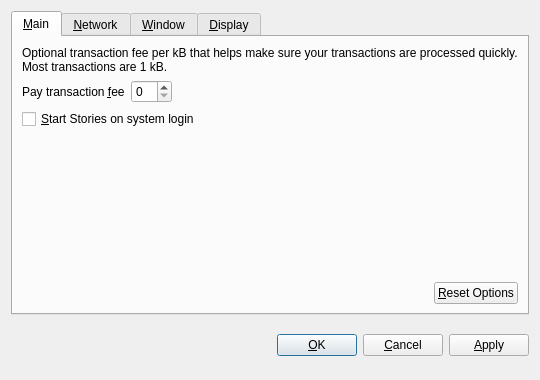
<?xml version="1.0" encoding="UTF-8"?>
<ui version="4.0">
 <class>OptionsDialog</class>
 <widget class="QDialog" name="OptionsDialog">
  <property name="geometry">
   <rect>
    <x>0</x>
    <y>0</y>
    <width>540</width>
    <height>380</height>
   </rect>
  </property>
  <property name="windowTitle">
   <string>Options</string>
  </property>
  <property name="modal">
   <bool>true</bool>
  </property>
  <layout class="QVBoxLayout" name="verticalLayout">
   <item>
    <widget class="QTabWidget" name="tabWidget">
     <property name="tabPosition">
      <enum>QTabWidget::North</enum>
     </property>
     <property name="currentIndex">
      <number>0</number>
     </property>
     <widget class="QWidget" name="tabMain">
      <attribute name="title">
       <string>&amp;Main</string>
      </attribute>
      <layout class="QVBoxLayout" name="verticalLayout_Main">
       <item>
        <widget class="QLabel" name="transactionFeeInfoLabel">
         <property name="text">
          <string>Optional transaction fee per kB that helps make sure your transactions are processed quickly. Most transactions are 1 kB.</string>
         </property>
         <property name="textFormat">
          <enum>Qt::PlainText</enum>
         </property>
         <property name="wordWrap">
          <bool>true</bool>
         </property>
        </widget>
       </item>
       <item>
        <layout class="QHBoxLayout" name="horizontalLayout_1_Main">
         <item>
          <widget class="QLabel" name="transactionFeeLabel">
           <property name="text">
            <string>Pay transaction &amp;fee</string>
           </property>
           <property name="textFormat">
            <enum>Qt::PlainText</enum>
           </property>
           <property name="buddy">
            <cstring>transactionFee</cstring>
           </property>
          </widget>
         </item>
         <item>
          <widget class="BitcoinAmountField" name="transactionFee"/>
         </item>
         <item>
          <spacer name="horizontalSpacer_1_Main">
           <property name="orientation">
            <enum>Qt::Horizontal</enum>
           </property>
           <property name="sizeHint" stdset="0">
            <size>
             <width>40</width>
             <height>20</height>
            </size>
           </property>
          </spacer>
         </item>
        </layout>
       </item>
       <item>
        <widget class="QCheckBox" name="bitcoinAtStartup">
         <property name="toolTip">
          <string>Automatically start Stories after logging in to the system.</string>
         </property>
         <property name="text">
          <string>&amp;Start Stories on system login</string>
         </property>
        </widget>
       </item>
       <item>
        <spacer name="verticalSpacer_Main">
         <property name="orientation">
          <enum>Qt::Vertical</enum>
         </property>
         <property name="sizeHint" stdset="0">
          <size>
           <width>20</width>
           <height>40</height>
          </size>
         </property>
        </spacer>
       </item>
       <item>
        <layout class="QHBoxLayout" name="horizontalLayout_2_Main">
         <item>
          <spacer name="horizontalSpacer_2_Main">
           <property name="orientation">
            <enum>Qt::Horizontal</enum>
           </property>
           <property name="sizeHint" stdset="0">
            <size>
             <width>40</width>
             <height>20</height>
            </size>
           </property>
          </spacer>
         </item>
         <item>
          <widget class="QPushButton" name="resetButton">
           <property name="toolTip">
            <string>Reset all client options to default.</string>
           </property>
           <property name="text">
            <string>&amp;Reset Options</string>
           </property>
           <property name="autoDefault">
            <bool>false</bool>
           </property>
          </widget>
         </item>
        </layout>
       </item>
      </layout>
     </widget>
     <widget class="QWidget" name="tabNetwork">
      <attribute name="title">
       <string>&amp;Network</string>
      </attribute>
      <layout class="QVBoxLayout" name="verticalLayout_Network">
       <item>
        <widget class="QCheckBox" name="mapPortUpnp">
         <property name="toolTip">
          <string>Automatically open the Stories client port on the router. This only works when your router supports UPnP and it is enabled.</string>
         </property>
         <property name="text">
          <string>Map port using &amp;UPnP</string>
         </property>
        </widget>
       </item>
       <item>
        <widget class="QCheckBox" name="connectSocks">
         <property name="toolTip">
          <string>Connect to the Stories network through a SOCKS proxy (e.g. when connecting through Tor).</string>
         </property>
         <property name="text">
          <string>&amp;Connect through SOCKS proxy:</string>
         </property>
        </widget>
       </item>
       <item>
        <layout class="QHBoxLayout" name="horizontalLayout_Network">
         <item>
          <widget class="QLabel" name="proxyIpLabel">
           <property name="text">
            <string>Proxy &amp;IP:</string>
           </property>
           <property name="textFormat">
            <enum>Qt::PlainText</enum>
           </property>
           <property name="buddy">
            <cstring>proxyIp</cstring>
           </property>
          </widget>
         </item>
         <item>
          <widget class="QValidatedLineEdit" name="proxyIp">
           <property name="maximumSize">
            <size>
             <width>140</width>
             <height>16777215</height>
            </size>
           </property>
           <property name="toolTip">
            <string>IP address of the proxy (e.g. 127.0.0.1)</string>
           </property>
          </widget>
         </item>
         <item>
          <widget class="QLabel" name="proxyPortLabel">
           <property name="text">
            <string>&amp;Port:</string>
           </property>
           <property name="textFormat">
            <enum>Qt::PlainText</enum>
           </property>
           <property name="buddy">
            <cstring>proxyPort</cstring>
           </property>
          </widget>
         </item>
         <item>
          <widget class="QLineEdit" name="proxyPort">
           <property name="maximumSize">
            <size>
             <width>55</width>
             <height>16777215</height>
            </size>
           </property>
           <property name="toolTip">
            <string>Port of the proxy (e.g. 9050)</string>
           </property>
          </widget>
         </item>
         <item>
          <widget class="QLabel" name="socksVersionLabel">
           <property name="text">
            <string>SOCKS &amp;Version:</string>
           </property>
           <property name="textFormat">
            <enum>Qt::PlainText</enum>
           </property>
           <property name="buddy">
            <cstring>socksVersion</cstring>
           </property>
          </widget>
         </item>
         <item>
          <widget class="QValueComboBox" name="socksVersion">
           <property name="toolTip">
            <string>SOCKS version of the proxy (e.g. 5)</string>
           </property>
          </widget>
         </item>
         <item>
          <spacer name="horizontalSpacer_Network">
           <property name="orientation">
            <enum>Qt::Horizontal</enum>
           </property>
           <property name="sizeHint" stdset="0">
            <size>
             <width>40</width>
             <height>20</height>
            </size>
           </property>
          </spacer>
         </item>
        </layout>
       </item>
       <item>
        <spacer name="verticalSpacer_Network">
         <property name="orientation">
          <enum>Qt::Vertical</enum>
         </property>
         <property name="sizeHint" stdset="0">
          <size>
           <width>20</width>
           <height>40</height>
          </size>
         </property>
        </spacer>
       </item>
      </layout>
     </widget>
     <widget class="QWidget" name="tabWindow">
      <attribute name="title">
       <string>&amp;Window</string>
      </attribute>
      <layout class="QVBoxLayout" name="verticalLayout_Window">
       <item>
        <widget class="QCheckBox" name="minimizeToTray">
         <property name="toolTip">
          <string>Show only a tray icon after minimizing the window.</string>
         </property>
         <property name="text">
          <string>&amp;Minimize to the tray instead of the taskbar</string>
         </property>
        </widget>
       </item>
       <item>
        <widget class="QCheckBox" name="minimizeOnClose">
         <property name="toolTip">
          <string>Minimize instead of exit the application when the window is closed. When this option is enabled, the application will be closed only after selecting Quit in the menu.</string>
         </property>
         <property name="text">
          <string>M&amp;inimize on close</string>
         </property>
        </widget>
       </item>
       <item>
        <spacer name="verticalSpacer_Window">
         <property name="orientation">
          <enum>Qt::Vertical</enum>
         </property>
         <property name="sizeHint" stdset="0">
          <size>
           <width>20</width>
           <height>40</height>
          </size>
         </property>
        </spacer>
       </item>
      </layout>
     </widget>
     <widget class="QWidget" name="tabDisplay">
      <attribute name="title">
       <string>&amp;Display</string>
      </attribute>
      <layout class="QVBoxLayout" name="verticalLayout_Display">
       <item>
        <layout class="QHBoxLayout" name="horizontalLayout_1_Display">
         <item>
          <widget class="QLabel" name="langLabel">
           <property name="text">
            <string>User Interface &amp;language:</string>
           </property>
           <property name="textFormat">
            <enum>Qt::PlainText</enum>
           </property>
           <property name="buddy">
            <cstring>lang</cstring>
           </property>
          </widget>
         </item>
         <item>
          <widget class="QValueComboBox" name="lang">
           <property name="toolTip">
            <string>The user interface language can be set here. This setting will take effect after restarting Stories.</string>
           </property>
          </widget>
         </item>
        </layout>
       </item>
       <item>
        <layout class="QHBoxLayout" name="horizontalLayout_2_Display">
         <item>
          <widget class="QLabel" name="unitLabel">
           <property name="text">
            <string>&amp;Unit to show amounts in:</string>
           </property>
           <property name="textFormat">
            <enum>Qt::PlainText</enum>
           </property>
           <property name="buddy">
            <cstring>unit</cstring>
           </property>
          </widget>
         </item>
         <item>
          <widget class="QValueComboBox" name="unit">
           <property name="toolTip">
            <string>Choose the default subdivision unit to show in the interface and when sending coins.</string>
           </property>
          </widget>
         </item>
        </layout>
       </item>
       <item>
        <widget class="QCheckBox" name="displayAddresses">
         <property name="toolTip">
          <string>Whether to show Stories addresses in the transaction list or not.</string>
         </property>
         <property name="text">
          <string>&amp;Display addresses in transaction list</string>
         </property>
        </widget>
       </item>
       <item>
        <widget class="QCheckBox" name="coinControlFeatures">
         <property name="toolTip">
          <string>Whether to show coin control features or not.</string>
         </property>
         <property name="text">
          <string>Display coin &amp;control features (experts only!)</string>
         </property>
        </widget>
       </item>
       <item>
        <spacer name="verticalSpacer_Display">
         <property name="orientation">
          <enum>Qt::Vertical</enum>
         </property>
         <property name="sizeHint" stdset="0">
          <size>
           <width>20</width>
           <height>40</height>
          </size>
         </property>
        </spacer>
       </item>
      </layout>
     </widget>
    </widget>
   </item>
   <item>
    <layout class="QHBoxLayout" name="horizontalLayout_Buttons">
     <item>
      <spacer name="horizontalSpacer_1">
       <property name="orientation">
        <enum>Qt::Horizontal</enum>
       </property>
       <property name="sizeHint" stdset="0">
        <size>
         <width>40</width>
         <height>48</height>
        </size>
       </property>
      </spacer>
     </item>
     <item>
      <widget class="QLabel" name="statusLabel">
       <property name="font">
        <font>
         <weight>75</weight>
         <bold>true</bold>
        </font>
       </property>
       <property name="text">
        <string/>
       </property>
       <property name="textFormat">
        <enum>Qt::PlainText</enum>
       </property>
       <property name="wordWrap">
        <bool>true</bool>
       </property>
      </widget>
     </item>
     <item>
      <spacer name="horizontalSpacer_2">
       <property name="orientation">
        <enum>Qt::Horizontal</enum>
       </property>
       <property name="sizeHint" stdset="0">
        <size>
         <width>40</width>
         <height>48</height>
        </size>
       </property>
      </spacer>
     </item>
     <item>
      <widget class="QPushButton" name="okButton">
       <property name="text">
        <string>&amp;OK</string>
       </property>
      </widget>
     </item>
     <item>
      <widget class="QPushButton" name="cancelButton">
       <property name="text">
        <string>&amp;Cancel</string>
       </property>
       <property name="autoDefault">
        <bool>false</bool>
       </property>
      </widget>
     </item>
     <item>
      <widget class="QPushButton" name="applyButton">
       <property name="text">
        <string>&amp;Apply</string>
       </property>
       <property name="autoDefault">
        <bool>false</bool>
       </property>
      </widget>
     </item>
    </layout>
   </item>
  </layout>
 </widget>
 <customwidgets>
  <customwidget>
   <class>BitcoinAmountField</class>
   <extends>QSpinBox</extends>
   <header>bitcoinamountfield.h</header>
  </customwidget>
  <customwidget>
   <class>QValueComboBox</class>
   <extends>QComboBox</extends>
   <header>qvaluecombobox.h</header>
  </customwidget>
  <customwidget>
   <class>QValidatedLineEdit</class>
   <extends>QLineEdit</extends>
   <header>qvalidatedlineedit.h</header>
  </customwidget>
 </customwidgets>
 <resources/>
 <connections/>
</ui>
